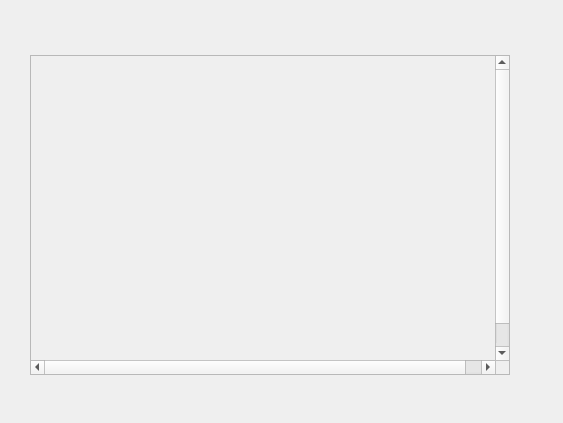
<?xml version="1.0" encoding="UTF-8"?>
<ui version="4.0">
 <class>Form</class>
 <widget class="QWidget" name="Form">
  <property name="geometry">
   <rect>
    <x>0</x>
    <y>0</y>
    <width>563</width>
    <height>423</height>
   </rect>
  </property>
  <property name="windowTitle">
   <string>Form</string>
  </property>
  <widget class="QWidget" name="exceptionWidget" native="true">
   <property name="geometry">
    <rect>
     <x>30</x>
     <y>40</y>
     <width>501</width>
     <height>351</height>
    </rect>
   </property>
   <property name="sizePolicy">
    <sizepolicy hsizetype="Preferred" vsizetype="Fixed">
     <horstretch>0</horstretch>
     <verstretch>0</verstretch>
    </sizepolicy>
   </property>
   <layout class="QVBoxLayout" name="verticalLayout">
    <item>
     <widget class="SmoothScrollArea" name="exceptionScrollArea">
      <property name="sizePolicy">
       <sizepolicy hsizetype="Fixed" vsizetype="Fixed">
        <horstretch>0</horstretch>
        <verstretch>0</verstretch>
       </sizepolicy>
      </property>
      <property name="minimumSize">
       <size>
        <width>480</width>
        <height>320</height>
       </size>
      </property>
      <property name="maximumSize">
       <size>
        <width>480</width>
        <height>320</height>
       </size>
      </property>
      <property name="verticalScrollBarPolicy">
       <enum>Qt::ScrollBarAsNeeded</enum>
      </property>
      <property name="widgetResizable">
       <bool>true</bool>
      </property>
      <widget class="QWidget" name="exceptionScrollAreaWidgetContents">
       <property name="geometry">
        <rect>
         <x>0</x>
         <y>0</y>
         <width>481</width>
         <height>331</height>
        </rect>
       </property>
       <layout class="QVBoxLayout" name="verticalLayout_2">
        <item>
         <widget class="QLabel" name="exceptionLabel">
          <property name="sizePolicy">
           <sizepolicy hsizetype="Expanding" vsizetype="Expanding">
            <horstretch>0</horstretch>
            <verstretch>0</verstretch>
           </sizepolicy>
          </property>
          <property name="minimumSize">
           <size>
            <width>463</width>
            <height>313</height>
           </size>
          </property>
          <property name="maximumSize">
           <size>
            <width>463</width>
            <height>16777215</height>
           </size>
          </property>
          <property name="text">
           <string/>
          </property>
          <property name="alignment">
           <set>Qt::AlignLeading|Qt::AlignLeft|Qt::AlignTop</set>
          </property>
         </widget>
        </item>
       </layout>
      </widget>
     </widget>
    </item>
   </layout>
  </widget>
 </widget>
 <customwidgets>
  <customwidget>
   <class>SmoothScrollArea</class>
   <extends>QScrollArea</extends>
   <header>qfluentwidgets</header>
   <container>1</container>
  </customwidget>
 </customwidgets>
 <resources/>
 <connections/>
</ui>
